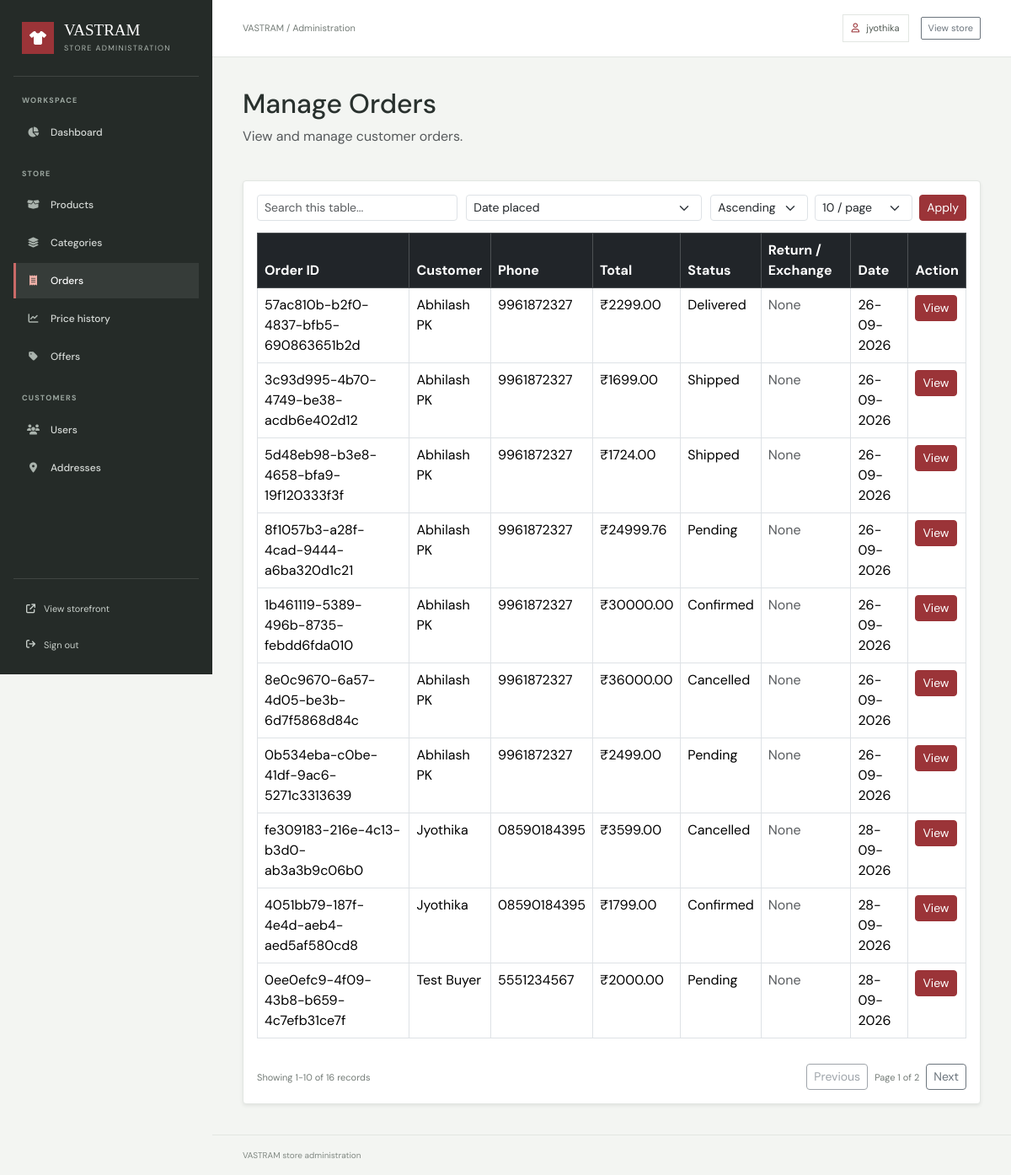
The page /accounts/admin-dashboard/orders/ (signed in) on the database its author committed.
### accounts/models.py (models this page shows)
class User(AbstractUser):
    uuid = models.UUIDField(default=uuid.uuid4, editable=False, unique=True)
    phone_number = models.CharField(max_length=15, blank=True)

### orders/models.py (models this page shows, shortened)
class Order(models.Model):
    uuid = models.UUIDField(
    default=uuid.uuid4,
    editable=False,
    unique=True
)
    STATUS_CHOICES = [
        ('Pending', 'Pending'),
        ('Confirmed', 'Confirmed'),
        ('Shipped', 'Shipped'),
        ('Delivered', 'Delivered'),
        ('Cancelled', 'Cancelled'),
    ]
    user = models.ForeignKey(
        settings.AUTH_USER_MODEL,
        on_delete=models.CASCADE,
        related_name='orders'
    )
    full_name = models.CharField(max_length=150)
    phone = models.CharField(max_length=15)
    address = models.TextField()
    city = models.CharField(max_length=100)
    state = models.CharField(max_length=100)
    pincode = models.CharField(max_length=10)
    total_amount = models.DecimalField(
        max_digits=10,
        decimal_places=2
    )
    status = models.CharField(
        max_length=20,
        choices=STATUS_CHOICES,
        default='Pending'
    )
    created_at = models.DateTimeField(
        auto_now_add=True
    )

### accounts/views.py (the view)
@login_required
def admin_orders(request):
    if not request.user.is_superuser:
        return redirect('home')
    from orders.models import Order, ReturnRequest
    order_queryset = Order.objects.select_related('return_request')
    pending_return_count = ReturnRequest.objects.filter(status='pending').count()
    table_context = admin_table_context(
        request,
        order_queryset,
        ['uuid', 'full_name', 'phone', 'status'],
        [
            ('created', 'Date placed', 'created_at'),
            ('customer', 'Customer', 'full_name'),
            ('total', 'Order total', 'total_amount'),
            ('status', 'Status', 'status'),
        ],
        'created'
    )
    return render(
        request,
        'admin_dashboard/orders.html',
        {
            'orders': table_context['page_obj'],
            'pending_return_count': pending_return_count,
            **table_context,
        }
    )

### ecommerce_project/context_processors.py (called while the page is built)
def shopping_counts(request):
    cart_count = 0
    wishlist_count = 0
    if request.user.is_authenticated:
        cart_count = sum(
            CartItem.objects.filter(cart__user=request.user).values_list(
                'quantity', flat=True
            )
        )
        wishlist_count = WishlistItem.objects.filter(
            wishlist__user=request.user
        ).count()
    else:
        cart_count = sum(
            item.get('quantity', 0)
            for item in request.session.get('guest_cart_items', [])
        )
        wishlist_count = len(request.session.get('guest_wishlist_items', []))
    return {
        'cart_count': cart_count,
        'wishlist_count': wishlist_count,
    }

### templates/admin_dashboard/orders.html (shortened to what this page needs)
{% extends 'admin_dashboard/admin_base.html' %}
{% block content %}
<div class="d-flex justify-content-between align-items-center mb-4">
    <div>
        <h2>Manage Orders</h2>
        <p class="text-muted">
            View and manage customer orders.
        </p>
    </div>
</div>
<div class="card shadow-sm">
    <div class="card-body">
        {% include 'admin_dashboard/includes/table_controls.html' %}
        <div class="table-responsive">
            <table class="table table-bordered table-hover admin-searchable-table">
                <thead class="table-dark">
                    <tr>
                        <th>Order ID</th>
                        <th>Customer</th>
                        <th>Phone</th>
                        <th>Total</th>
                        <th>Status</th>
                        <th>Return / Exchange</th>
                        <th>Date</th>
                        <th data-no-sort="true">Action</th>
                    </tr>
                </thead>
                <tbody>
                    {% for order in orders %}
                    <tr>
                        <td>
                            {{ order.uuid }}
                        </td>
                        <td>
                            {{ order.full_name }}
                        </td>
                        <td>
                            {{ order.phone }}
                        </td>
                        <td>
                            ₹{{ order.total_amount }}
                        </td>
                        <td>
                            {{ order.status }}
                        </td>
                        <td>
                            {% if order.return_request %}
                                <span class="badge {% if order.return_request.status == 'pending' %}bg-warning text-dark{% else %}bg-secondary{% endif %}">
                                    {{ order.return_request.get_status_display }}
                                </span>
                            {% else %}
                                <span class="text-muted">None</span>
                            {% endif %}
                        </td>
                        <td data-sort-value="{{ order.created_at|date:'U' }}">
                            {{ order.created_at|date:"d-m-Y" }}
                        </td>
                        <td>
                           <a href="{% url 'admin_order_detail' order.uuid %}"
                                    class="btn btn-sm btn-primary">
                                             View
                            </a>
                        </td>
                    </tr>
                    {% endfor %}
                </tbody>
            </table>
        </div>
        {% include 'admin_dashboard/includes/table_pagination.html' %}
    </div>
</div>
{% endblock %}

### templates/admin_dashboard/admin_base.html (shortened to what this page needs)
{% load static %}
<!DOCTYPE html>
<html lang="en">
<head>
    <link href="https://cdn.jsdelivr.net/npm/bootstrap@5.3.8/dist/css/bootstrap.min.css" rel="stylesheet">
    <link rel="stylesheet" href="https://cdnjs.cloudflare.com/ajax/libs/font-awesome/6.5.2/css/all.min.css">
</head>
<body>
<div class="admin-shell">
    <aside class="admin-sidebar" id="adminSidebar" aria-label="Admin navigation">
        <div class="admin-brand">
            <span class="admin-brand-mark"><i class="fa-solid fa-shirt" aria-hidden="true"></i></span>
            <span>
                <span class="admin-brand-name">VASTRAM</span>
                <span class="admin-brand-caption">Store administration</span>
            </span>
        </div>
        <nav class="admin-nav">
            <div class="admin-nav-group">
                <p class="admin-nav-label">Workspace</p>
                <a href="{% url 'admin_dashboard' %}" class="admin-nav-link{% if request.resolver_match.url_name == 'admin_dashboard' %} active{% endif %}">
                    <i class="fa-solid fa-chart-pie" aria-hidden="true"></i> Dashboard
                </a>
            </div>
            <div class="admin-nav-group">
                <p class="admin-nav-label">Store</p>
                <a href="{% url 'admin_products' %}" class="admin-nav-link{% if request.resolver_match.url_name == 'admin_products' %} active{% endif %}">
                    <i class="fa-solid fa-box-open" aria-hidden="true"></i> Products
                </a>
                <a href="{% url 'admin_categories' %}" class="admin-nav-link{% if request.resolver_match.url_name == 'admin_categories' %} active{% endif %}">
                    <i class="fa-solid fa-layer-group" aria-hidden="true"></i> Categories
                </a>
                <a href="{% url 'admin_orders' %}" class="admin-nav-link{% if request.resolver_match.url_name == 'admin_orders' or request.resolver_match.url_name == 'admin_order_detail' %} active{% endif %}">
                    <i class="fa-solid fa-receipt" aria-hidden="true"></i> Orders
                </a>
                <a href="{% url 'admin_price_history' %}" class="admin-nav-link{% if request.resolver_match.url_name == 'admin_price_history' %} active{% endif %}">
                    <i class="fa-solid fa-chart-line" aria-hidden="true"></i> Price history
                </a>
                <a href="{% url 'admin_offers' %}" class="admin-nav-link{% if request.resolver_match.url_name == 'admin_offers' %} active{% endif %}">
                    <i class="fa-solid fa-tag" aria-hidden="true"></i> Offers
                </a>
            </div>
            <div class="admin-nav-group">
                <p class="admin-nav-label">Customers</p>
                <a href="{% url 'admin_users' %}" class="admin-nav-link{% if request.resolver_match.url_name == 'admin_users' %} active{% endif %}">
                    <i class="fa-solid fa-users" aria-hidden="true"></i> Users
                </a>
                <a href="{% url 'admin_addresses' %}" class="admin-nav-link{% if request.resolver_match.url_name == 'admin_addresses' %} active{% endif %}">
                    <i class="fa-solid fa-location-dot" aria-hidden="true"></i> Addresses
                </a>
            </div>
        </nav>
        <div class="admin-sidebar-footer">
            <a href="{% url 'home' %}"><i class="fa-solid fa-arrow-up-right-from-square" aria-hidden="true"></i> View storefront</a>
            <a href="{% url 'logout' %}"><i class="fa-solid fa-arrow-right-from-bracket" aria-hidden="true"></i> Sign out</a>
        </div>
    </aside>
    <div class="admin-main">
        <header class="admin-topbar">
            <div class="admin-topbar-start">
                <span class="admin-topbar-title">VASTRAM / Administration</span>
            </div>
            <div class="admin-topbar-actions">
                <span class="admin-user-chip"><i class="fa-regular fa-user" aria-hidden="true"></i> {{ request.user.username }}</span>
                <a href="{% url 'home' %}" class="btn btn-sm btn-outline-secondary">View store</a>
            </div>
        </header>
        <main class="admin-content">
            {% block content %}{% endblock %}
        </main>
        <footer class="admin-footer">VASTRAM store administration</footer>
    </div>
</div>
</body>
</html>

### templates/admin_dashboard/admin_base.html (style rules this page uses)
:root { --admin-ink: #29312e; --admin-muted: #747c77; --admin-border: #e2e6e2; --admin-paper: #ffffff; --admin-canvas: #f3f5f2; --admin-rail: #252b28; --admin-accent: #9b3438; }
* { box-sizing: border-box; }
body { min-width: 320px; margin: 0; background: var(--admin-canvas); color: var(--admin-ink); font-family: 'DM Sans', sans-serif; }
.admin-shell { display: grid; grid-template-columns: 252px minmax(0, 1fr); min-height: 100vh; }
.admin-sidebar { position: sticky; top: 0; display: flex; flex-direction: column; height: 100vh; padding: 26px 16px 18px; background: var(--admin-rail); color: #f6f7f4; z-index: 101; }
.admin-brand { display: flex; align-items: center; gap: 12px; padding: 0 10px 26px; color: #fff; text-decoration: none; border-bottom: 1px solid rgba(255,255,255,.12); }
.admin-brand-mark { display: grid; place-items: center; width: 38px; height: 38px; background: var(--admin-accent); color: #fff; font-size: 16px; }
.admin-brand-name { display: block; font-family: 'Playfair Display', Georgia, serif; font-size: 19px; line-height: 1.1; }
.admin-brand-caption { display: block; margin-top: 4px; color: #aeb7b1; font-size: 9px; letter-spacing: 1.3px; text-transform: uppercase; }
.admin-nav { padding-top: 22px; }
.admin-nav-label { margin: 0 10px 9px; color: #9ca7a0; font-size: 9px; font-weight: 700; letter-spacing: 1.2px; text-transform: uppercase; }
.admin-nav-group + .admin-nav-group { margin-top: 22px; }
.admin-nav-link { display: flex; align-items: center; gap: 12px; min-height: 42px; margin: 3px 0; padding: 0 12px; border-left: 3px solid transparent; color: #d5d9d6; font-size: 12px; font-weight: 500; text-decoration: none; transition: background-color .18s, color .18s; }
.admin-nav-link i { width: 17px; color: #aab3ad; text-align: center; }
.admin-nav-link:hover, .admin-nav-link.active { background: rgba(255,255,255,.08); color: #fff; }
.admin-nav-link.active { border-left-color: #c96a68; }
.admin-nav-link.active i { color: #efb0a8; }
.admin-sidebar-footer { display: grid; gap: 8px; margin-top: auto; padding: 18px 8px 0; border-top: 1px solid rgba(255,255,255,.12); }
.admin-sidebar-footer a { display: flex; align-items: center; gap: 10px; padding: 9px 7px; color: #c8cfca; font-size: 11px; text-decoration: none; }
.admin-main { display: flex; min-width: 0; flex-direction: column; }
.admin-topbar { position: sticky; top: 0; z-index: 50; display: flex; align-items: center; justify-content: space-between; min-height: 68px; padding: 0 clamp(20px, 3vw, 44px); border-bottom: 1px solid var(--admin-border); background: rgba(255,255,255,.96); backdrop-filter: blur(12px); }
.admin-topbar-start, .admin-topbar-actions { display: flex; align-items: center; gap: 14px; }
.admin-topbar-title { color: var(--admin-muted); font-size: 11px; }
.admin-user-chip { display: inline-flex; align-items: center; gap: 8px; padding: 7px 10px; border: 1px solid var(--admin-border); color: #505953; font-size: 11px; }
.admin-user-chip i { color: var(--admin-accent); }
.admin-topbar .btn { border-radius: 2px; font-size: 11px; }
.admin-content { width: 100%; max-width: 1640px; margin: 0 auto; padding: clamp(24px, 3vw, 42px); flex: 1; }
.admin-content h2, .admin-content h3, .admin-content h4 { color: var(--admin-ink); }
.admin-content .card { border-color: var(--admin-border); border-radius: 4px; }
.admin-content .btn-primary { border-color: var(--admin-accent); background: var(--admin-accent); }
.admin-footer { padding: 16px clamp(20px, 3vw, 44px); border-top: 1px solid var(--admin-border); color: #818983; font-size: 10px; }

### rows shown on the page
User: user.username "jyothika"
Order: uuid "57ac810b-b2f0-4837-bfb5-690863651b2d", full_name "Abhilash PK", phone "9961872327", total_amount "2299.00", status "Delivered", created_at "26-09-2026"
Order: uuid "3c93d995-4b70-4749-be38-acdb6e402d12", full_name "Abhilash PK", phone "9961872327", total_amount "1699.00", status "Shipped", created_at "26-09-2026"
Order: uuid "5d48eb98-b3e8-4658-bfa9-19f120333f3f", full_name "Abhilash PK", phone "9961872327", total_amount "1724.00", status "Shipped", created_at "26-09-2026"
Order: uuid "8f1057b3-a28f-4cad-9444-a6ba320d1c21", full_name "Abhilash PK", phone "9961872327", total_amount "24999.76", status "Pending", created_at "26-09-2026"
Order: uuid "1b461119-5389-496b-8735-febdd6fda010", full_name "Abhilash PK", phone "9961872327", total_amount "30000.00", status "Confirmed", created_at "26-09-2026"
Order: uuid "8e0c9670-6a57-4d05-be3b-6d7f5868d84c", full_name "Abhilash PK", phone "9961872327", total_amount "36000.00", status "Cancelled", created_at "26-09-2026"
Order: uuid "0b534eba-c0be-41df-9ac6-5271c3313639", full_name "Abhilash PK", phone "9961872327", total_amount "2499.00", status "Pending", created_at "26-09-2026"
Order: uuid "fe309183-216e-4c13-b3d0-ab3a3b9c06b0", full_name "Jyothika", phone "08590184395", total_amount "3599.00", status "Cancelled", created_at "28-09-2026"
Order: uuid "4051bb79-187f-4e4d-aeb4-aed5af580cd8", full_name "Jyothika", phone "08590184395", total_amount "1799.00", status "Confirmed", created_at "28-09-2026"
Order: uuid "0ee0efc9-4f09-43b8-b659-4c7efb31ce7f", full_name "Test Buyer", phone "5551234567", total_amount "2000.00", status "Pending", created_at "28-09-2026"

### other values the page prints
{{ page_obj.start_index }} "1"
{{ page_obj.end_index }} "10"
{{ page_obj.paginator.count }} "16"
{{ page_obj.number }} "1"
{{ page_obj.paginator.num_pages|default:1 }} "2"
form field sort "Date placed"
form field per_page "10 / page"
